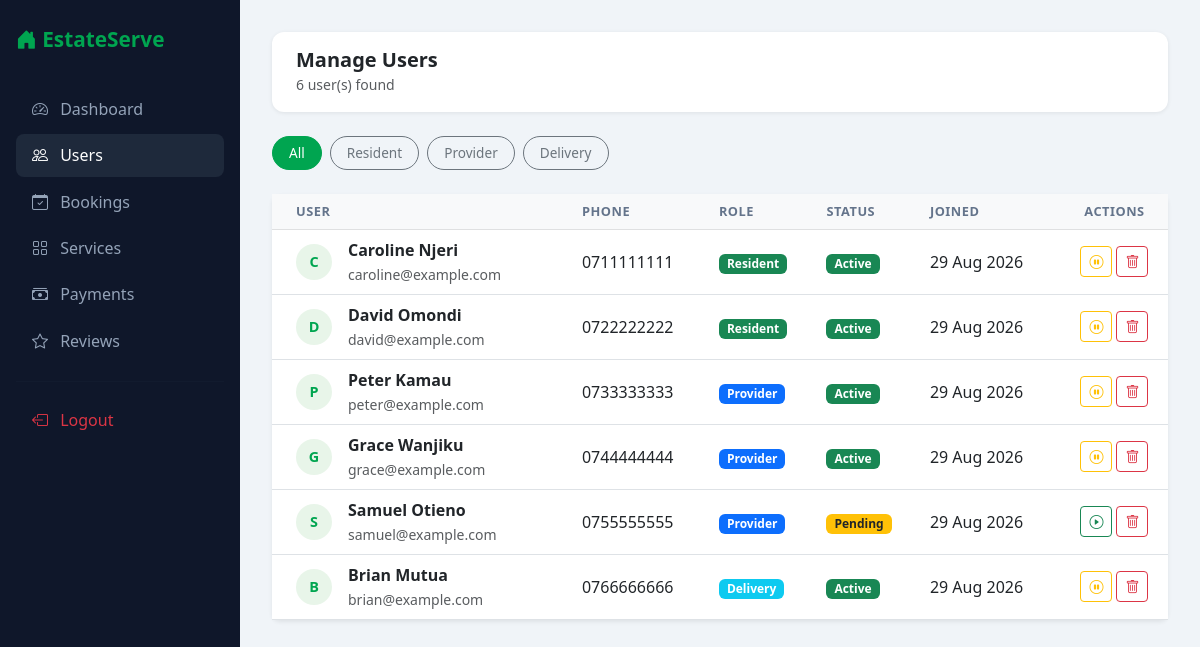
The page /admin/users.php (signed in) on the database its author committed.
### tables this page shows
CREATE TABLE users (
    id         INT AUTO_INCREMENT PRIMARY KEY,
    full_name  VARCHAR(150) NOT NULL,
    email      VARCHAR(150) NOT NULL UNIQUE,
    phone      VARCHAR(30)  NOT NULL,
    password   VARCHAR(255) NOT NULL,
    role       ENUM('admin','resident','provider','delivery') NOT NULL,
    status     ENUM('active','inactive','pending') NOT NULL DEFAULT 'active',
    created_at TIMESTAMP NOT NULL DEFAULT CURRENT_TIMESTAMP
);

### admin/users.php (the view, shortened to what this page needs)
<?php
require_once '../includes/db.php';
$role_filter = isset($_GET['role']) ? $_GET['role'] : 'all';
$where = $role_filter !== 'all' ? "WHERE role = '$role_filter'" : "WHERE role != 'admin'";
$users = $pdo->query("SELECT * FROM users $where ORDER BY created_at DESC")->fetchAll();
$role_colors = [
    'resident' => 'success',
    'provider' => 'primary',
    'delivery' => 'info',
    'admin'    => 'danger',
];
?>
<!DOCTYPE html>
<html lang="en">
<head>
  <link href="https://cdn.jsdelivr.net/npm/bootstrap@5.3.0/dist/css/bootstrap.min.css" rel="stylesheet">
  <link href="https://cdn.jsdelivr.net/npm/bootstrap-icons@1.10.5/font/bootstrap-icons.css" rel="stylesheet">
</head>
<body>
<div class="sidebar">
  <span class="brand"><i class="bi bi-house-door-fill"></i> EstateServe</span>
  <nav class="nav flex-column">
    <a href="dashboard.php" class="nav-link"><i class="bi bi-speedometer2"></i> Dashboard</a>
    <a href="users.php"     class="nav-link active"><i class="bi bi-people"></i> Users</a>
    <a href="bookings.php"  class="nav-link"><i class="bi bi-calendar-check"></i> Bookings</a>
    <a href="services.php"  class="nav-link"><i class="bi bi-grid"></i> Services</a>
    <a href="payments.php"  class="nav-link"><i class="bi bi-cash-stack"></i> Payments</a>
    <a href="reviews.php"   class="nav-link"><i class="bi bi-star"></i> Reviews</a>
    <hr style="border-color:#1e293b">
    <a href="../logout.php" class="nav-link text-danger"><i class="bi bi-box-arrow-left"></i> Logout</a>
  </nav>
</div>
<div class="main">
  <div class="topbar d-flex justify-content-between align-items-center">
    <div>
      <h5 class="mb-0 fw-bold">Manage Users</h5>
      <small class="text-muted"><?= count($users) ?> user(s) found</small>
    </div>
  </div>
  <div class="d-flex gap-2 mb-4 flex-wrap">
    <?php foreach (['all','resident','provider','delivery'] as $r): ?>
    <a href="?role=<?= $r ?>"
       class="btn btn-outline-secondary filter-btn <?= $role_filter === $r ? 'active' : '' ?>">
      <?= ucfirst($r) ?>
    </a>
    <?php endforeach; ?>
  </div>
  <div class="card border-0 shadow-sm rounded-3">
    <div class="card-body p-0">
      <?php if (empty($users)): ?>
        <p class="text-center text-muted py-4">No users found.</p>
      <?php else: ?>
      <table class="table table-hover align-middle mb-0">
        <thead class="table-light">
          <tr>
            <th class="ps-4">User</th>
            <th>Phone</th>
            <th>Role</th>
            <th>Status</th>
            <th>Joined</th>
            <th class="text-center">Actions</th>
          </tr>
        </thead>
        <tbody>
          <?php foreach ($users as $u): ?>
          <tr>
            <td class="ps-4">
              <div class="d-flex align-items-center gap-3">
                <div class="avatar"><?= strtoupper(substr($u['full_name'], 0, 1)) ?></div>
                <div>
                  <div class="fw-semibold"><?= htmlspecialchars($u['full_name']) ?></div>
                  <small class="text-muted"><?= htmlspecialchars($u['email']) ?></small>
                </div>
              </div>
            </td>
            <td><?= htmlspecialchars($u['phone']) ?></td>
            <td>
              <span class="badge bg-<?= $role_colors[$u['role']] ?? 'secondary' ?> px-2 py-1">
                <?= ucfirst($u['role']) ?>
              </span>
            </td>
            <td>
              <?php if ($u['status'] === 'active'): ?>
                <span class="badge bg-success px-2 py-1">Active</span>
              <?php elseif ($u['status'] === 'pending'): ?>
                <span class="badge bg-warning text-dark px-2 py-1">Pending</span>
              <?php else: ?>
                <span class="badge bg-danger px-2 py-1">Inactive</span>
              <?php endif; ?>
            </td>
            <td><?= date('d M Y', strtotime($u['created_at'])) ?></td>
            <td class="text-center">
              <div class="d-flex gap-1 justify-content-center">
                <a href="?toggle=<?= $u['id'] ?>"
                   class="btn btn-sm btn-outline-<?= $u['status'] === 'active' ? 'warning' : 'success' ?>"
                   title="<?= $u['status'] === 'active' ? 'Deactivate' : 'Activate' ?>">
                  <i class="bi bi-<?= $u['status'] === 'active' ? 'pause-circle' : 'play-circle' ?>"></i>
                </a>
                <a href="?delete=<?= $u['id'] ?>"
                   class="btn btn-sm btn-outline-danger"
                   onclick="return confirm('Delete <?= htmlspecialchars($u['full_name']) ?>? This cannot be undone.')"
                   title="Delete">
                  <i class="bi bi-trash"></i>
                </a>
              </div>
            </td>
          </tr>
          <?php endforeach; ?>
        </tbody>
      </table>
      <?php endif; ?>
    </div>
  </div>
</div>
</body>
</html>

### admin/users.php (style rules this page uses)
body { background: #f0f4f8; }
.sidebar { background: #0f172a; min-height: 100vh; width: 240px; position: fixed; top: 0; left: 0; padding: 1.5rem 1rem; }
.sidebar .brand { color: #00A550; font-weight: 700; font-size: 1.3rem; margin-bottom: 2rem; display: block; }
.sidebar .nav-link { color: #94a3b8; border-radius: 8px; padding: .6rem 1rem; margin-bottom: .2rem; }
.sidebar .nav-link:hover, .sidebar .nav-link.active { background: #1e293b; color: #fff; }
.sidebar .nav-link i { margin-right: 8px; }
.main { margin-left: 240px; padding: 2rem; }
.topbar { background: #fff; border-radius: 12px; padding: 1rem 1.5rem; margin-bottom: 1.5rem; box-shadow: 0 1px 4px rgba(0,0,0,.08); }
.table th { font-size: .8rem; text-transform: uppercase; letter-spacing: .04em; color: #64748b; }
.filter-btn { border-radius: 99px; font-size: .85rem; padding: .35rem 1rem; }
.filter-btn.active { background: #00A550; color: #fff; border-color: #00A550; }
.avatar { width: 36px; height: 36px; border-radius: 50%; background: #e8f5e9; color: #00A550; display: flex; align-items: center; justify-content: center; font-weight: 700; font-size: .9rem; flex-shrink: 0; }

### rows shown on the page
users: full_name "C", full_name "Caroline Njeri", email "caroline@example.com", phone "0711111111", role "Resident", status "Active", created_at "29 Aug 2026"
users: full_name "D", full_name "David Omondi", email "david@example.com", phone "0722222222", role "Resident", status "Active", created_at "29 Aug 2026"
users: full_name "P", full_name "Peter Kamau", email "peter@example.com", phone "0733333333", role "Provider", status "Active", created_at "29 Aug 2026"
users: full_name "G", full_name "Grace Wanjiku", email "grace@example.com", phone "0744444444", role "Provider", status "Active", created_at "29 Aug 2026"
users: full_name "S", full_name "Samuel Otieno", email "samuel@example.com", phone "0755555555", role "Provider", status "Pending", created_at "29 Aug 2026"
users: full_name "B", full_name "Brian Mutua", email "brian@example.com", phone "0766666666", role "Delivery", status "Active", created_at "29 Aug 2026"

### other values the page prints
count($users) "6"
$r "All"
$r "Resident"
$r "Provider"
$r "Delivery"
